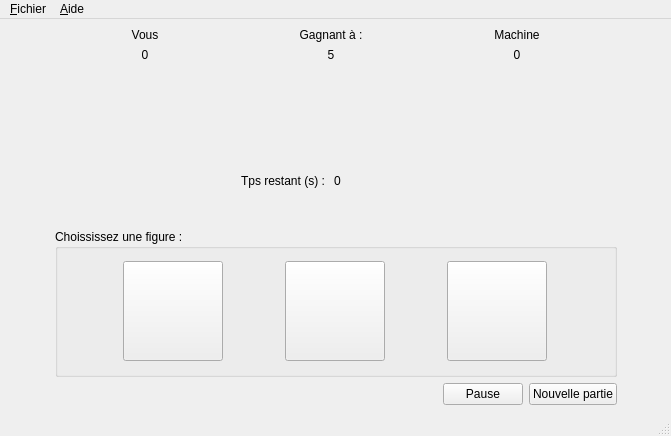
<?xml version="1.0" encoding="UTF-8"?>
<ui version="4.0">
 <class>MainWindow</class>
 <widget class="QMainWindow" name="MainWindow">
  <property name="geometry">
   <rect>
    <x>0</x>
    <y>0</y>
    <width>671</width>
    <height>436</height>
   </rect>
  </property>
  <property name="minimumSize">
   <size>
    <width>530</width>
    <height>410</height>
   </size>
  </property>
  <property name="windowTitle">
   <string>MainWindow</string>
  </property>
  <widget class="QWidget" name="centralwidget">
   <layout class="QHBoxLayout" name="horizontalLayout_8">
    <item>
     <spacer name="horizontalSpacer_8">
      <property name="orientation">
       <enum>Qt::Horizontal</enum>
      </property>
      <property name="sizeHint" stdset="0">
       <size>
        <width>40</width>
        <height>20</height>
       </size>
      </property>
     </spacer>
    </item>
    <item>
     <layout class="QVBoxLayout" name="layoutSecondaire">
      <item>
       <layout class="QGridLayout" name="layoutTop">
        <property name="topMargin">
         <number>0</number>
        </property>
        <property name="rightMargin">
         <number>10</number>
        </property>
        <property name="bottomMargin">
         <number>20</number>
        </property>
        <item row="0" column="1">
         <layout class="QVBoxLayout" name="verticalLayout_2">
          <item>
           <widget class="QLabel" name="gagnantALabel">
            <property name="text">
             <string>Gagnant à :</string>
            </property>
            <property name="alignment">
             <set>Qt::AlignCenter</set>
            </property>
           </widget>
          </item>
          <item>
           <widget class="QLabel" name="labelNbPointRequis">
            <property name="text">
             <string>5</string>
            </property>
            <property name="alignment">
             <set>Qt::AlignCenter</set>
            </property>
           </widget>
          </item>
         </layout>
        </item>
        <item row="0" column="3">
         <layout class="QVBoxLayout" name="verticalLayout_7">
          <item>
           <widget class="QLabel" name="labelMachine">
            <property name="text">
             <string>Machine</string>
            </property>
            <property name="alignment">
             <set>Qt::AlignCenter</set>
            </property>
           </widget>
          </item>
          <item>
           <widget class="QLabel" name="labelScoreMachine">
            <property name="text">
             <string>0</string>
            </property>
            <property name="alignment">
             <set>Qt::AlignCenter</set>
            </property>
           </widget>
          </item>
         </layout>
        </item>
        <item row="1" column="1">
         <layout class="QVBoxLayout" name="verticalLayout_4">
          <property name="bottomMargin">
           <number>0</number>
          </property>
          <item>
           <layout class="QHBoxLayout" name="horizontalLayout_5">
            <property name="rightMargin">
             <number>0</number>
            </property>
            <item>
             <spacer name="horizontalSpacer_6">
              <property name="orientation">
               <enum>Qt::Horizontal</enum>
              </property>
              <property name="sizeHint" stdset="0">
               <size>
                <width>40</width>
                <height>20</height>
               </size>
              </property>
             </spacer>
            </item>
            <item>
             <widget class="QLabel" name="iconVS">
              <property name="minimumSize">
               <size>
                <width>100</width>
                <height>100</height>
               </size>
              </property>
              <property name="maximumSize">
               <size>
                <width>100</width>
                <height>100</height>
               </size>
              </property>
              <property name="text">
               <string/>
              </property>
              <property name="pixmap">
               <pixmap resource="ressourcesChifoumi.qrc">:/chifoumi/images/versus.gif</pixmap>
              </property>
              <property name="alignment">
               <set>Qt::AlignCenter</set>
              </property>
             </widget>
            </item>
            <item>
             <spacer name="horizontalSpacer_7">
              <property name="orientation">
               <enum>Qt::Horizontal</enum>
              </property>
              <property name="sizeHint" stdset="0">
               <size>
                <width>40</width>
                <height>20</height>
               </size>
              </property>
             </spacer>
            </item>
           </layout>
          </item>
         </layout>
        </item>
        <item row="1" column="0">
         <layout class="QHBoxLayout" name="horizontalLayout_3">
          <item>
           <spacer name="horizontalSpacer">
            <property name="orientation">
             <enum>Qt::Horizontal</enum>
            </property>
            <property name="sizeHint" stdset="0">
             <size>
              <width>40</width>
              <height>20</height>
             </size>
            </property>
           </spacer>
          </item>
          <item>
           <widget class="QLabel" name="iconVous">
            <property name="sizePolicy">
             <sizepolicy hsizetype="Fixed" vsizetype="Fixed">
              <horstretch>10</horstretch>
              <verstretch>10</verstretch>
             </sizepolicy>
            </property>
            <property name="minimumSize">
             <size>
              <width>100</width>
              <height>100</height>
             </size>
            </property>
            <property name="maximumSize">
             <size>
              <width>100</width>
              <height>100</height>
             </size>
            </property>
            <property name="text">
             <string/>
            </property>
            <property name="pixmap">
             <pixmap resource="ressourcesChifoumi.qrc">:/chifoumi/images/ciseau.gif</pixmap>
            </property>
            <property name="scaledContents">
             <bool>true</bool>
            </property>
            <property name="alignment">
             <set>Qt::AlignCenter</set>
            </property>
           </widget>
          </item>
          <item>
           <spacer name="horizontalSpacer_2">
            <property name="orientation">
             <enum>Qt::Horizontal</enum>
            </property>
            <property name="sizeHint" stdset="0">
             <size>
              <width>40</width>
              <height>20</height>
             </size>
            </property>
           </spacer>
          </item>
         </layout>
        </item>
        <item row="0" column="0">
         <layout class="QVBoxLayout" name="verticalLayout_5">
          <property name="topMargin">
           <number>0</number>
          </property>
          <item>
           <widget class="QLabel" name="labelVous">
            <property name="text">
             <string>Vous</string>
            </property>
            <property name="alignment">
             <set>Qt::AlignCenter</set>
            </property>
           </widget>
          </item>
          <item>
           <widget class="QLabel" name="labelScoreVous">
            <property name="text">
             <string>0</string>
            </property>
            <property name="alignment">
             <set>Qt::AlignCenter</set>
            </property>
           </widget>
          </item>
         </layout>
        </item>
        <item row="1" column="3">
         <layout class="QHBoxLayout" name="horizontalLayout_4">
          <item>
           <spacer name="horizontalSpacer_4">
            <property name="orientation">
             <enum>Qt::Horizontal</enum>
            </property>
            <property name="sizeHint" stdset="0">
             <size>
              <width>40</width>
              <height>20</height>
             </size>
            </property>
           </spacer>
          </item>
          <item>
           <widget class="QLabel" name="iconMachine">
            <property name="sizePolicy">
             <sizepolicy hsizetype="Fixed" vsizetype="Fixed">
              <horstretch>10</horstretch>
              <verstretch>10</verstretch>
             </sizepolicy>
            </property>
            <property name="minimumSize">
             <size>
              <width>100</width>
              <height>100</height>
             </size>
            </property>
            <property name="maximumSize">
             <size>
              <width>100</width>
              <height>100</height>
             </size>
            </property>
            <property name="text">
             <string/>
            </property>
            <property name="pixmap">
             <pixmap resource="ressourcesChifoumi.qrc">:/chifoumi/images/pierre.gif</pixmap>
            </property>
            <property name="scaledContents">
             <bool>true</bool>
            </property>
            <property name="alignment">
             <set>Qt::AlignCenter</set>
            </property>
           </widget>
          </item>
          <item>
           <spacer name="horizontalSpacer_5">
            <property name="orientation">
             <enum>Qt::Horizontal</enum>
            </property>
            <property name="sizeHint" stdset="0">
             <size>
              <width>40</width>
              <height>20</height>
             </size>
            </property>
           </spacer>
          </item>
         </layout>
        </item>
        <item row="2" column="1">
         <layout class="QHBoxLayout" name="horizontalLayout_6">
          <item>
           <widget class="QLabel" name="IntitulerTemps">
            <property name="text">
             <string>Tps restant (s) :</string>
            </property>
           </widget>
          </item>
          <item>
           <widget class="QLabel" name="timer">
            <property name="text">
             <string>0</string>
            </property>
           </widget>
          </item>
         </layout>
        </item>
       </layout>
      </item>
      <item>
       <spacer name="verticalSpacer">
        <property name="orientation">
         <enum>Qt::Vertical</enum>
        </property>
        <property name="sizeHint" stdset="0">
         <size>
          <width>20</width>
          <height>40</height>
         </size>
        </property>
       </spacer>
      </item>
      <item>
       <layout class="QVBoxLayout" name="layoutBottom">
        <item>
         <widget class="QGroupBox" name="boxCoups">
          <property name="minimumSize">
           <size>
            <width>319</width>
            <height>148</height>
           </size>
          </property>
          <property name="title">
           <string>Choississez une figure :</string>
          </property>
          <layout class="QHBoxLayout" name="horizontalLayout_7">
           <item>
            <widget class="QPushButton" name="iconPierre">
             <property name="sizePolicy">
              <sizepolicy hsizetype="Fixed" vsizetype="Fixed">
               <horstretch>100</horstretch>
               <verstretch>100</verstretch>
              </sizepolicy>
             </property>
             <property name="minimumSize">
              <size>
               <width>100</width>
               <height>100</height>
              </size>
             </property>
             <property name="maximumSize">
              <size>
               <width>100</width>
               <height>100</height>
              </size>
             </property>
             <property name="baseSize">
              <size>
               <width>0</width>
               <height>0</height>
              </size>
             </property>
             <property name="text">
              <string/>
             </property>
             <property name="icon">
              <iconset resource="ressourcesChifoumi.qrc">
               <normaloff>:/chifoumi/images/pierre_115.png</normaloff>:/chifoumi/images/pierre_115.png</iconset>
             </property>
             <property name="iconSize">
              <size>
               <width>100</width>
               <height>100</height>
              </size>
             </property>
            </widget>
           </item>
           <item>
            <widget class="QPushButton" name="iconFeuille">
             <property name="sizePolicy">
              <sizepolicy hsizetype="Fixed" vsizetype="Fixed">
               <horstretch>10</horstretch>
               <verstretch>10</verstretch>
              </sizepolicy>
             </property>
             <property name="minimumSize">
              <size>
               <width>100</width>
               <height>100</height>
              </size>
             </property>
             <property name="maximumSize">
              <size>
               <width>100</width>
               <height>100</height>
              </size>
             </property>
             <property name="text">
              <string/>
             </property>
             <property name="icon">
              <iconset resource="ressourcesChifoumi.qrc">
               <normaloff>:/chifoumi/images/papier_115.png</normaloff>:/chifoumi/images/papier_115.png</iconset>
             </property>
             <property name="iconSize">
              <size>
               <width>100</width>
               <height>100</height>
              </size>
             </property>
            </widget>
           </item>
           <item>
            <widget class="QPushButton" name="iconCiseau">
             <property name="sizePolicy">
              <sizepolicy hsizetype="Fixed" vsizetype="Fixed">
               <horstretch>10</horstretch>
               <verstretch>10</verstretch>
              </sizepolicy>
             </property>
             <property name="minimumSize">
              <size>
               <width>100</width>
               <height>100</height>
              </size>
             </property>
             <property name="maximumSize">
              <size>
               <width>100</width>
               <height>100</height>
              </size>
             </property>
             <property name="text">
              <string/>
             </property>
             <property name="icon">
              <iconset resource="ressourcesChifoumi.qrc">
               <normaloff>:/chifoumi/images/ciseau_115.png</normaloff>:/chifoumi/images/ciseau_115.png</iconset>
             </property>
             <property name="iconSize">
              <size>
               <width>100</width>
               <height>100</height>
              </size>
             </property>
            </widget>
           </item>
          </layout>
         </widget>
        </item>
        <item>
         <layout class="QHBoxLayout" name="horizontalLayout_2">
          <item>
           <layout class="QHBoxLayout" name="horizontalLayout"/>
          </item>
          <item>
           <spacer name="horizontalSpacer_3">
            <property name="orientation">
             <enum>Qt::Horizontal</enum>
            </property>
            <property name="sizeHint" stdset="0">
             <size>
              <width>40</width>
              <height>20</height>
             </size>
            </property>
           </spacer>
          </item>
          <item>
           <widget class="QPushButton" name="Pause">
            <property name="text">
             <string>Pause</string>
            </property>
           </widget>
          </item>
          <item>
           <widget class="QPushButton" name="NvllPartie">
            <property name="text">
             <string>Nouvelle partie</string>
            </property>
           </widget>
          </item>
         </layout>
        </item>
       </layout>
      </item>
     </layout>
    </item>
    <item>
     <spacer name="horizontalSpacer_9">
      <property name="orientation">
       <enum>Qt::Horizontal</enum>
      </property>
      <property name="sizeHint" stdset="0">
       <size>
        <width>40</width>
        <height>20</height>
       </size>
      </property>
     </spacer>
    </item>
   </layout>
  </widget>
  <widget class="QMenuBar" name="menubar">
   <property name="geometry">
    <rect>
     <x>0</x>
     <y>0</y>
     <width>671</width>
     <height>21</height>
    </rect>
   </property>
   <widget class="QMenu" name="menuFichier">
    <property name="title">
     <string>&amp;Fichier</string>
    </property>
    <addaction name="actionQuitter"/>
    <addaction name="separator"/>
    <addaction name="actionParametre"/>
    <addaction name="actionResultat"/>
   </widget>
   <widget class="QMenu" name="menuAide">
    <property name="title">
     <string>&amp;Aide</string>
    </property>
    <addaction name="actionA_propos_de"/>
   </widget>
   <addaction name="menuFichier"/>
   <addaction name="menuAide"/>
  </widget>
  <widget class="QStatusBar" name="statusbar"/>
  <action name="actionQuitter">
   <property name="text">
    <string>&amp;Quitter</string>
   </property>
   <property name="shortcut">
    <string>Alt+F3</string>
   </property>
  </action>
  <action name="actionA_propos_de">
   <property name="text">
    <string>A propos de...</string>
   </property>
   <property name="shortcut">
    <string>F1</string>
   </property>
  </action>
  <action name="actionParametre">
   <property name="text">
    <string>&amp;Parametre</string>
   </property>
   <property name="shortcut">
    <string>Alt+P</string>
   </property>
  </action>
  <action name="actionResultat">
   <property name="text">
    <string>&amp;Resultat...</string>
   </property>
   <property name="shortcut">
    <string>Alt+R</string>
   </property>
  </action>
 </widget>
 <resources>
  <include location="ressourcesChifoumi.qrc"/>
 </resources>
 <connections/>
</ui>
